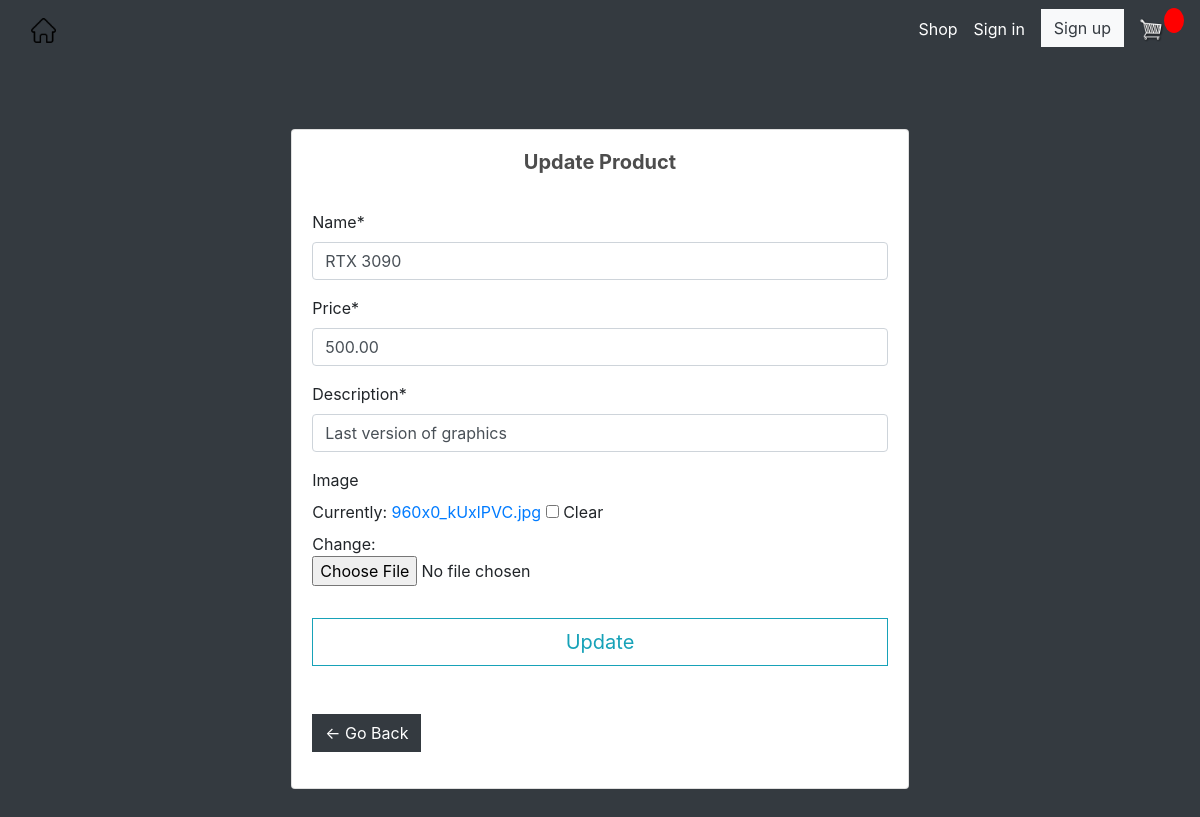
The page /product_details/2/edit_product/ on the database as committed earlier.
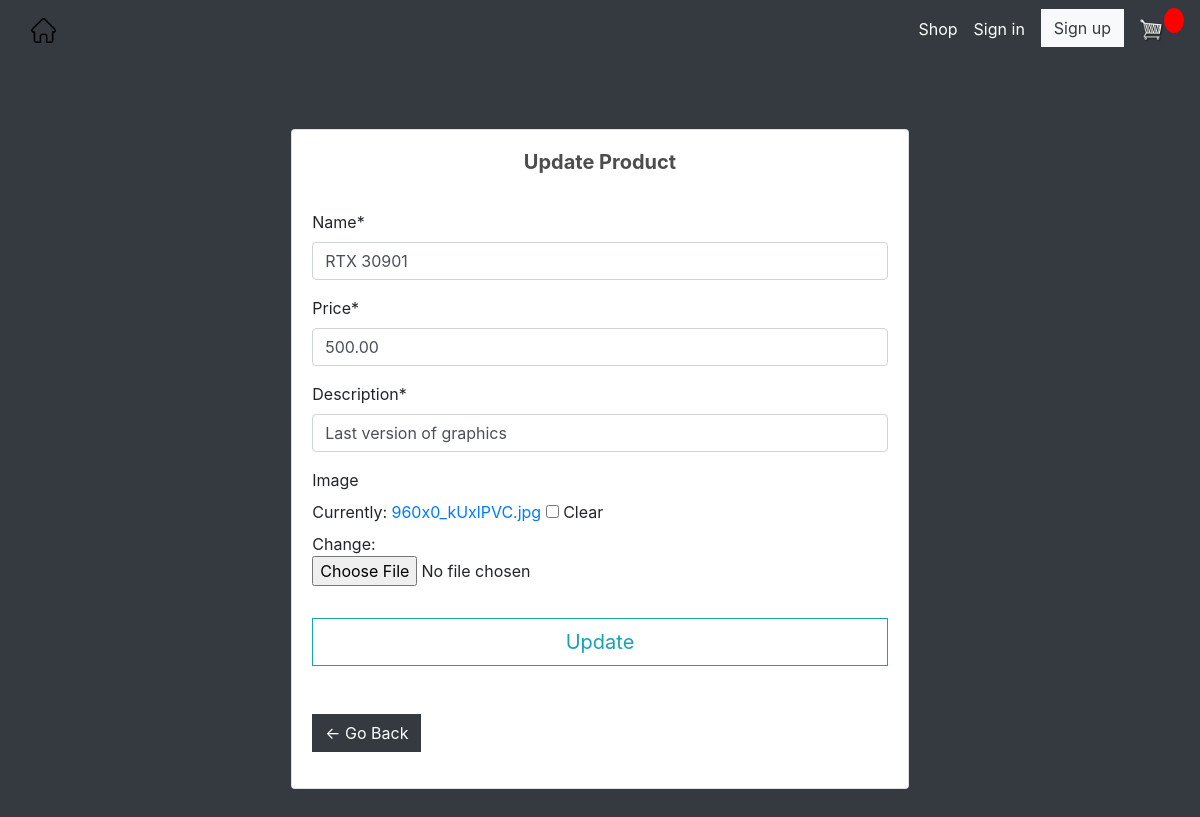
The same page on the database as committed later.
### store/models.py (models this page shows, shortened)
class Product(models.Model):
    name = models.CharField(max_length=100, null=True)
    price = models.DecimalField(max_digits=5, decimal_places=2)
    digital = models.BooleanField(default=False, null=True, blank=False)
    description = models.CharField(max_length=1000)
    image = models.ImageField(null=True, blank=True)

### store/views.py (the view)
# urls.py: path('product_details/<int:pk>/edit_product/', views.edit_product, name='edit_product'),
def edit_product(request, pk):
    product = Product.objects.get(pk=pk)
    if request.method == 'POST':
        p_form = ProductUpdateForm(request.POST, request.FILES, instance=product)
        if p_form.is_valid():
            p_form.save()
            messages.success(request, 'The product has been updated')
            return redirect('product_details', pk=pk)
    else:
        p_form = ProductUpdateForm(instance=product)
    context = {
        'p_form': p_form,
        'product': product
    }
    return render(request, 'store/edit_product.html', context)

### store/forms.py
class ProductUpdateForm(forms.ModelForm):
    class Meta:
        model = Product
        fields = ['name', 'price', 'description', 'image']

### store/templates/store/edit_product.html (shortened to what this page needs)
{% extends 'store/main.html' %}
{% load crispy_forms_filters %}
{% load static %}
{% block content %}
    <div class="container">
        <div class="row">
            <div class="col-sm-9 col-md-8 col-lg-7 mx-auto">
                <div class="card my-5">
                    <div class="card-body">
                        <h5 class="card-title text-center"><b>Update Product</b></h5>
                        <form class="form" method="POST" enctype="multipart/form-data">
                            <fieldset class="form-group">
                                <br/>
                                {{ p_form|crispy }}
                            </fieldset>
                            <div class="form-group">
                                <button class="btn btn-lg btn-outline-info btn-block"
                                        type="submit">Update
                                </button>
                                <br/><br/>
                                <a class="btn btn-dark"
                                   href="{% url 'product_details' product.pk %}">&#x2190; Go Back</a>
                            </div>
                        </form>
                    </div>
                </div>
            </div>
        </div>
    </div>
{% endblock content %}

Rows that differ between the two databases and show on the page:
changed Product "Last version of graphics": name "RTX 3090" → "RTX 30901"
